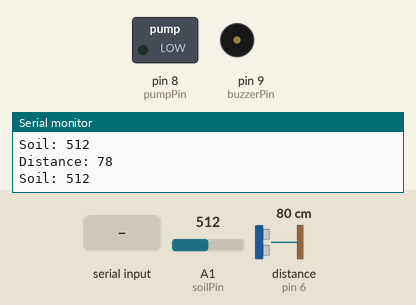
Recording of a sketch running on a simulated Arduino Uno, built with avr-gcc and run on an emulated ATmega328P. Parts: switched loads named in the sketch (green lamp = pin HIGH), buzzer (waves = sounding, pin HIGH), the last lines printed to the serial monitor. Wiring (inferred from the names in the program): ultrasonic range finder: trigger pin 7; echo pin 6. The test bench sets the inputs (shaded band); at power-on: distance to the obstacle (sensor on pin 6) 80 cm, A1 (soilPin) = 512. The echo pulse lasts 58.3 µs per cm; pins used as bus, display or sensor lines are not drawn.

Above: at 1.2 s.
1.3 s: distance to the obstacle (sensor on pin 6) set to 17 cm
2.8 s: distance to the obstacle (sensor on pin 6) set to 14 cm
At 3.1 s:
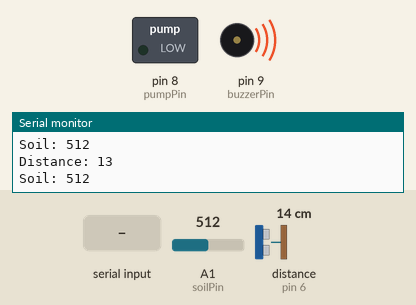
4.3 s: A1 (soilPin) set to 588
7.3 s: A1 (soilPin) set to 616
At 8.3 s:
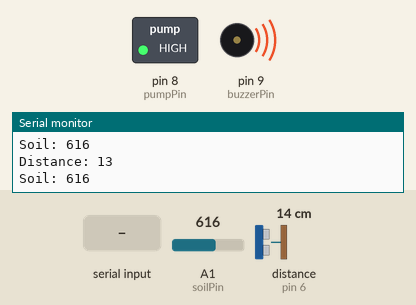
9.0 s: "b" received over the second serial link
At 9.21 s:
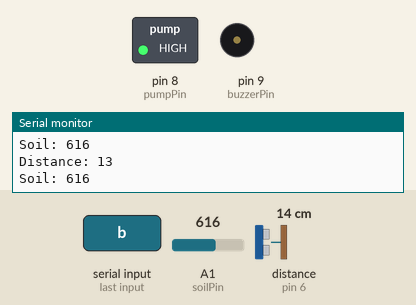
10.8 s: distance to the obstacle (sensor on pin 6) set to 18 cm
At 12.0 s:
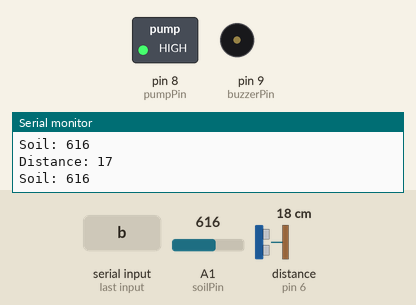
Timing chart, 0 to 13.4 s (numbered marks = the images above; inputs shaded):
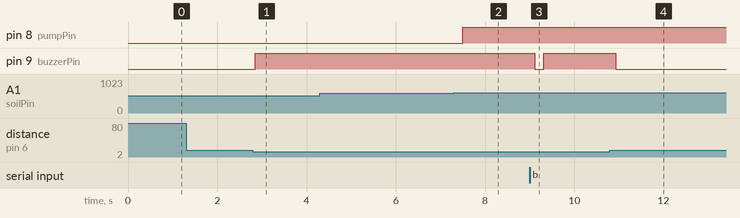

The sketch:

UNO2.ino
```cpp
#include <SoftwareSerial.h>
SoftwareSerial BT(10, 11);   // RX, TX (HC-05)

// Pin setup
#define trigPin 7
#define echoPin 6
#define pumpPin 8
#define buzzerPin 9
#define soilPin A1

long duration;
int distance;

void setup() {
  Serial.begin(9600);
  BT.begin(9600);

  pinMode(trigPin, OUTPUT);
  pinMode(echoPin, INPUT);
  pinMode(pumpPin, OUTPUT);
  pinMode(buzzerPin, OUTPUT);

  digitalWrite(pumpPin, LOW);
  digitalWrite(buzzerPin, LOW);
}

void loop() {

  // ---------- ULTRASONIC SENSOR ----------
  digitalWrite(trigPin, LOW);
  delayMicroseconds(2);

  digitalWrite(trigPin, HIGH);
  delayMicroseconds(10);
  digitalWrite(trigPin, LOW);

  duration = pulseIn(echoPin, HIGH);
  distance = duration * 0.034 / 2;

  Serial.print("Distance: ");
  Serial.println(distance);

  // ---------- BUZZER IF OBJECT DETECTED ----------
  if (distance > 0 && distance < 15) {   // 15 cm ke andar koi bhi saman aaye
    digitalWrite(buzzerPin, HIGH);
  }
  else {
    digitalWrite(buzzerPin, LOW);
  }

  // ---------- SOIL MOISTURE ----------
  int soil = analogRead(soilPin);
  Serial.print("Soil: ");
  Serial.println(soil);

  // Dry soil → pump ON
  if (soil > 600) {
    digitalWrite(pumpPin, HIGH);
  }
  else {
    digitalWrite(pumpPin, LOW);
  }

  // ---------- BLUETOOTH COMMANDS ----------
  if (BT.available()) {
    char cmd = BT.read();

    if (cmd == 'P') {        // Pump OFF
      digitalWrite(pumpPin, LOW);
    }

    if (cmd == 'B') {        // Buzzer ON
      digitalWrite(buzzerPin, HIGH);
    }

    if (cmd == 'b') {        // Buzzer OFF
      digitalWrite(buzzerPin, LOW);
    }
  }

  delay(200);
}
```

Measured:
- the behaviour switches between 16 and 15 cm on distance to the obstacle (sensor on pin 6) (found by bisection; images 0 and 1)
- the behaviour switches between 600 and 601 on A1 (soilPin) (found by bisection; images 1 and 2)
- after the input at 2.8 s, pin 9 (buzzerPin): LOW → HIGH after 0.06 s
- after the input at 7.3 s, pin 8 (pumpPin): LOW → HIGH after 0.20 s
- after the input at 9.0 s, pin 9 (buzzerPin): HIGH → LOW after 0.12 s, → HIGH 0.20 s later
- after the input at 10.8 s, pin 9 (buzzerPin): HIGH → LOW after 0.13 s
